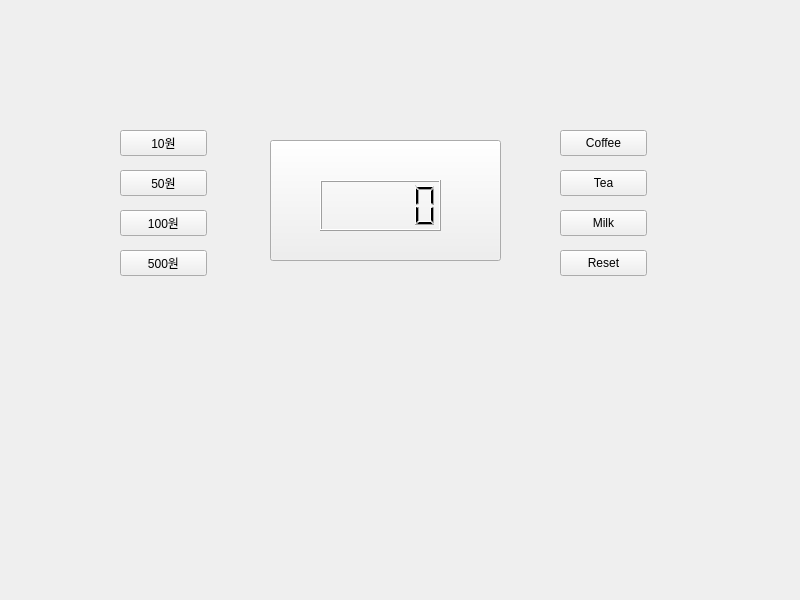
<?xml version="1.0" encoding="UTF-8"?>
<ui version="4.0">
 <class>Widget</class>
 <widget class="QWidget" name="Widget">
  <property name="geometry">
   <rect>
    <x>0</x>
    <y>0</y>
    <width>800</width>
    <height>600</height>
   </rect>
  </property>
  <property name="windowTitle">
   <string>Widget</string>
  </property>
  <widget class="QPushButton" name="pushButton">
   <property name="geometry">
    <rect>
     <x>270</x>
     <y>140</y>
     <width>231</width>
     <height>121</height>
    </rect>
   </property>
   <property name="text">
    <string/>
   </property>
  </widget>
  <widget class="QLCDNumber" name="lcdNumber">
   <property name="geometry">
    <rect>
     <x>320</x>
     <y>180</y>
     <width>121</width>
     <height>51</height>
    </rect>
   </property>
  </widget>
  <widget class="QPushButton" name="pushButton_2">
   <property name="geometry">
    <rect>
     <x>120</x>
     <y>130</y>
     <width>87</width>
     <height>26</height>
    </rect>
   </property>
   <property name="text">
    <string>10원</string>
   </property>
  </widget>
  <widget class="QPushButton" name="pushButton_3">
   <property name="geometry">
    <rect>
     <x>120</x>
     <y>170</y>
     <width>87</width>
     <height>26</height>
    </rect>
   </property>
   <property name="text">
    <string>50원</string>
   </property>
  </widget>
  <widget class="QPushButton" name="pushButton_4">
   <property name="geometry">
    <rect>
     <x>120</x>
     <y>210</y>
     <width>87</width>
     <height>26</height>
    </rect>
   </property>
   <property name="text">
    <string>100원</string>
   </property>
  </widget>
  <widget class="QPushButton" name="pushButton_5">
   <property name="geometry">
    <rect>
     <x>120</x>
     <y>250</y>
     <width>87</width>
     <height>26</height>
    </rect>
   </property>
   <property name="text">
    <string>500원</string>
   </property>
  </widget>
  <widget class="QPushButton" name="tea1">
   <property name="geometry">
    <rect>
     <x>560</x>
     <y>130</y>
     <width>87</width>
     <height>26</height>
    </rect>
   </property>
   <property name="text">
    <string>Coffee</string>
   </property>
  </widget>
  <widget class="QPushButton" name="tea2">
   <property name="geometry">
    <rect>
     <x>560</x>
     <y>170</y>
     <width>87</width>
     <height>26</height>
    </rect>
   </property>
   <property name="text">
    <string>Tea</string>
   </property>
  </widget>
  <widget class="QPushButton" name="tea3">
   <property name="geometry">
    <rect>
     <x>560</x>
     <y>210</y>
     <width>87</width>
     <height>26</height>
    </rect>
   </property>
   <property name="text">
    <string>Milk</string>
   </property>
  </widget>
  <widget class="QPushButton" name="pushButton_6">
   <property name="geometry">
    <rect>
     <x>560</x>
     <y>250</y>
     <width>87</width>
     <height>26</height>
    </rect>
   </property>
   <property name="text">
    <string>Reset</string>
   </property>
  </widget>
 </widget>
 <resources/>
 <connections/>
</ui>
